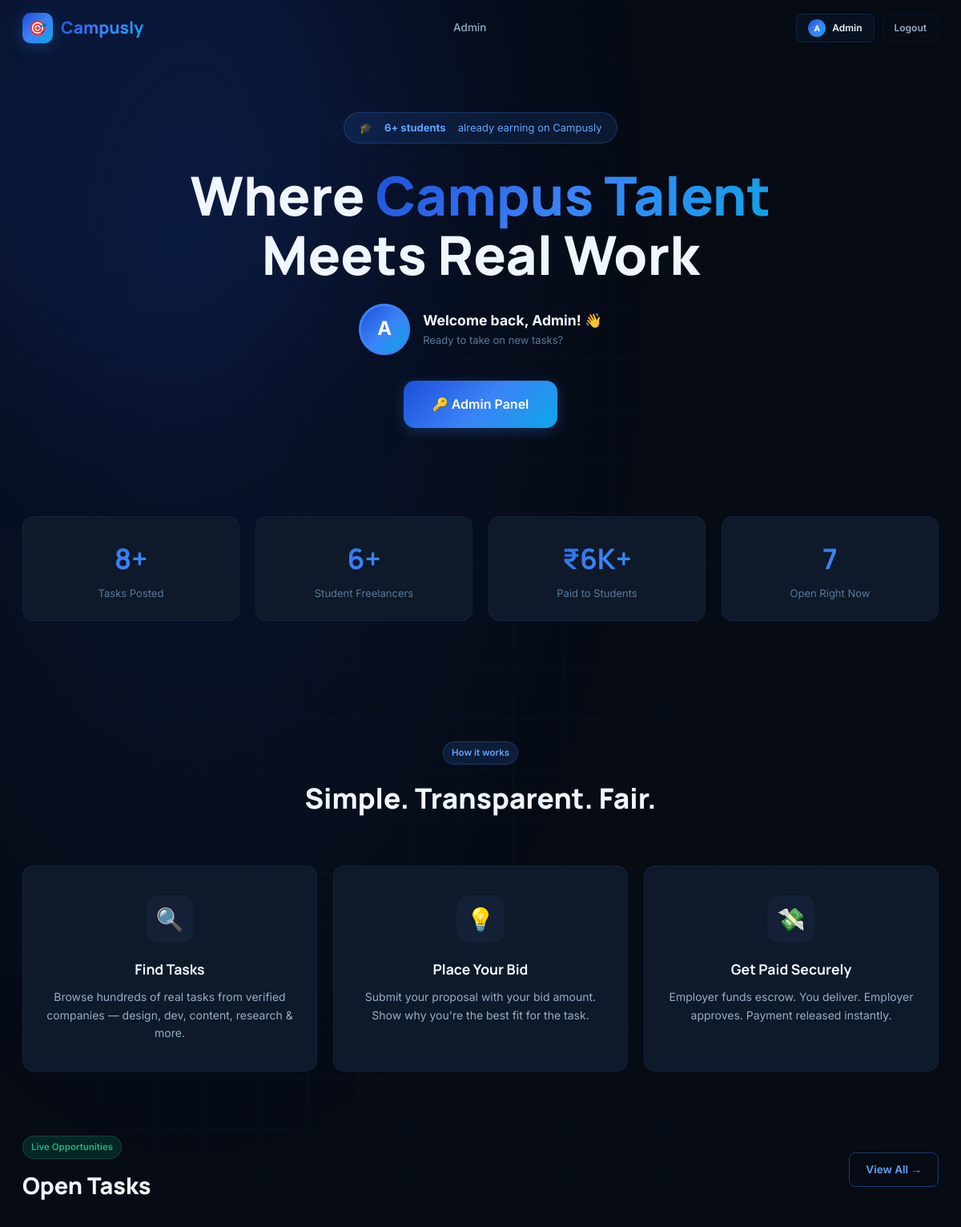
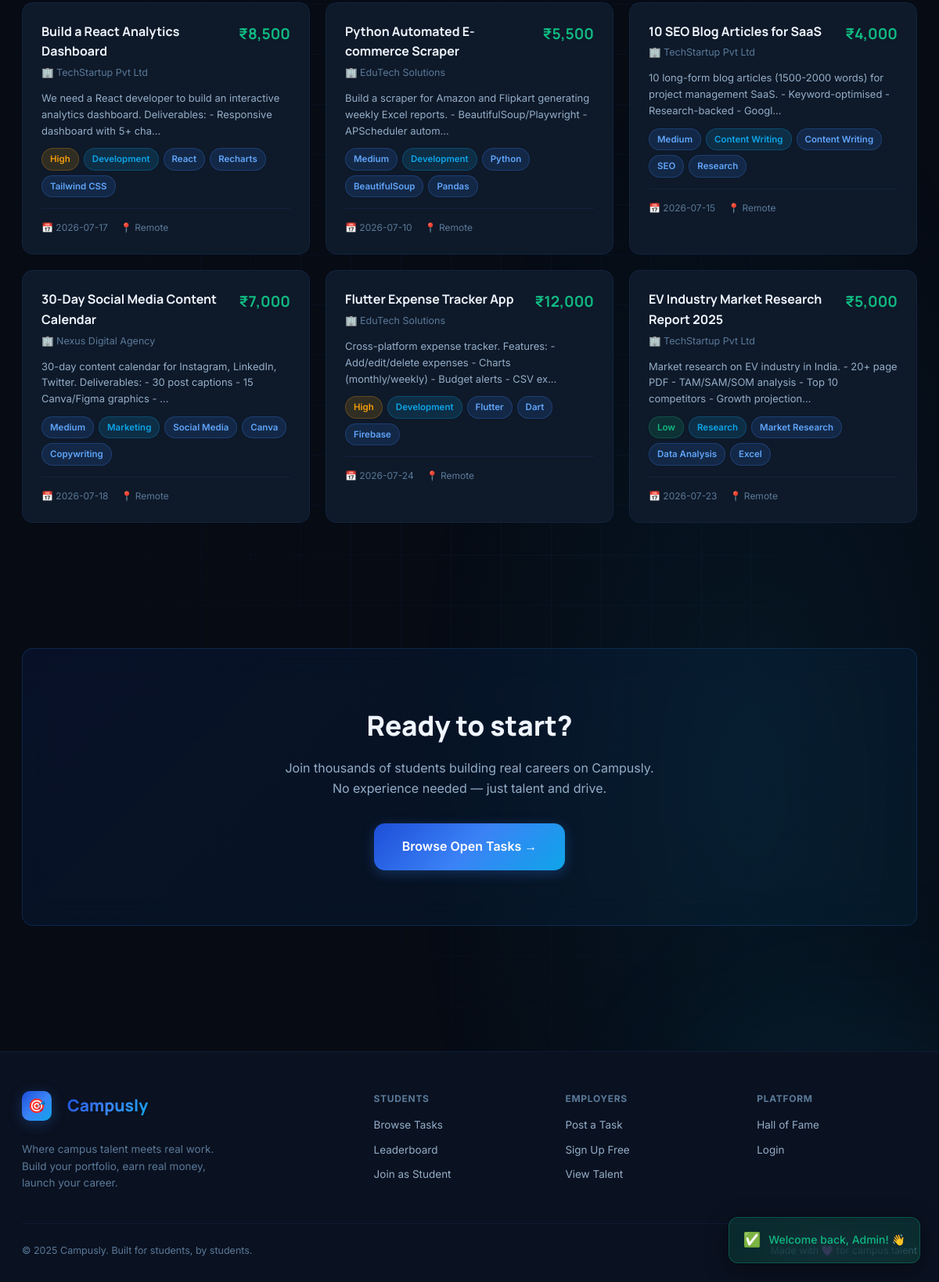
The page / (signed in) on the database its author committed (2 pictures, top to bottom).
### tables this page shows
CREATE TABLE tasks (
  id           INT AUTO_INCREMENT PRIMARY KEY,
  employer_id  INT           NOT NULL,
  title        VARCHAR(255)  NOT NULL,
  description  TEXT,
  category     VARCHAR(100),
  price        DECIMAL(10,2) DEFAULT 0.00,
  location     VARCHAR(100)  DEFAULT 'Remote',
  skills       VARCHAR(800),
  deadline     DATE,
  duration     VARCHAR(80),
  urgency      ENUM('urgent','high','medium','low') DEFAULT 'medium',
  status       ENUM('open','assigned','completed','cancelled') DEFAULT 'open',
  created_at   TIMESTAMP     DEFAULT CURRENT_TIMESTAMP,
  INDEX idx_status   (status),
  INDEX idx_category (category),
  INDEX idx_employer (employer_id)
);

CREATE TABLE users (
  id                      INT AUTO_INCREMENT PRIMARY KEY,
  name                    VARCHAR(100)  NOT NULL,
  email                   VARCHAR(150)  NOT NULL UNIQUE,
  password                VARCHAR(255)  NOT NULL,
  role                    ENUM('candidate','employer','admin') DEFAULT 'candidate',
  university              VARCHAR(250),
  company_name            VARCHAR(150),
  bio                     TEXT,
  location                VARCHAR(100),
  skills                  VARCHAR(800),
  github                  VARCHAR(300),
  linkedin                VARCHAR(300),
  portfolio               VARCHAR(300),
  avatar                  VARCHAR(300)  DEFAULT NULL,
  is_banned               TINYINT(1)    DEFAULT 0,
  created_at              TIMESTAMP     DEFAULT CURRENT_TIMESTAMP
);

### index.php (the view, shortened to what this page needs)
<?php
include 'db.php';
$total_tasks    = mysqli_fetch_assoc(mysqli_query($conn,"SELECT COUNT(*) as c FROM tasks"))['c'];
$total_students = mysqli_fetch_assoc(mysqli_query($conn,"SELECT COUNT(*) as c FROM users WHERE role='candidate'"))['c'];
$total_paid     = mysqli_fetch_assoc(mysqli_query($conn,"SELECT COALESCE(SUM(amount),0) as c FROM payments WHERE status='released'"))['c'];
$open_tasks     = mysqli_fetch_assoc(mysqli_query($conn,"SELECT COUNT(*) as c FROM tasks WHERE status='open'"))['c'];
$logged_in = isset($_SESSION['user_id']);
if($logged_in){
  $recent_tasks = mysqli_query($conn,"
    SELECT t.*, u.name as employer_name
    FROM tasks t
    JOIN users u ON t.employer_id=u.id
    WHERE t.status='open'
    ORDER BY t.created_at DESC LIMIT 6");
}
include 'includes/head.php';
include 'includes/navbar.php';
?>
<div class="wrap">
  <section style="padding:140px 0 80px;text-align:center">
    <div class="ctr">
      <div style="display:inline-flex;align-items:center;gap:8px;padding:8px 18px;border-radius:40px;background:rgba(59,130,246,0.12);border:1px solid rgba(59,130,246,0.25);margin-bottom:28px;font-size:13px;color:var(--blue2)">
        🎓 &nbsp;<strong><?= number_format($total_students) ?>+ students</strong>&nbsp; already earning on Campusly
      </div>
      <h1 style="font-family:var(--fh);font-size:clamp(2.5rem,6vw,4.2rem);font-weight:800;line-height:1.1;margin-bottom:24px;max-width:780px;margin-left:auto;margin-right:auto">
        Where <span style="background:var(--grad-brand);-webkit-background-clip:text;-webkit-text-fill-color:transparent">Campus Talent</span><br>Meets Real Work
      </h1>
      <?php if($logged_in): ?>
      <div style="display:flex;align-items:center;justify-content:center;gap:16px;margin-bottom:32px">
        <?php if($nav_avatar): ?>
          <img src="<?= htmlspecialchars($nav_avatar) ?>" alt="Profile"
            style="width:64px;height:64px;border-radius:50%;object-fit:cover;border:3px solid var(--blue);box-shadow:0 0 20px var(--blue-glow)">
        <?php else: ?>
          <div class="avatar avatar-lg" style="border:3px solid var(--blue)"><?= strtoupper(substr($_SESSION['user_name'],0,1)) ?></div>
        <?php endif; ?>
        <div style="text-align:left">
          <div style="font-size:1.1rem;font-weight:700">Welcome back, <?= htmlspecialchars(explode(' ',$_SESSION['user_name'])[0]) ?>! 👋</div>
          <div style="color:var(--t3);font-size:13px">Ready to take on new tasks?</div>
        </div>
      </div>
      <div style="display:flex;gap:14px;justify-content:center;flex-wrap:wrap">
        <?php if($_SESSION['user_role']==='candidate'): ?>
          <a href="candidate_dashboard.php" class="btn btn-brand btn-xl">🚀 My Dashboard</a>
          <a href="browse_tasks.php" class="btn btn-glass btn-lg">Browse Tasks →</a>
        <?php elseif($_SESSION['user_role']==='employer'): ?>
          <a href="employer_dashboard.php" class="btn btn-brand btn-xl">📋 My Dashboard</a>
          <a href="post_task.php" class="btn btn-glass btn-lg">Post a Task →</a>
        <?php else: ?>
          <a href="admin_dashboard.php" class="btn btn-brand btn-xl">🔑 Admin Panel</a>
        <?php endif; ?>
      </div>
      <?php endif; ?>
    </div>
  </section>
  <section style="padding:30px 0 70px">
    <div class="ctr">
      <div class="grid-4">
        <div class="stat-box">
          <div class="stat-num"><?= number_format($total_tasks) ?>+</div>
          <div class="stat-label">Tasks Posted</div>
        </div>
        <div class="stat-box">
          <div class="stat-num"><?= number_format($total_students) ?>+</div>
          <div class="stat-label">Student Freelancers</div>
        </div>
        <div class="stat-box">
          <div class="stat-num">₹<?= number_format($total_paid/1000,0) ?>K+</div>
          <div class="stat-label">Paid to Students</div>
        </div>
        <div class="stat-box">
          <div class="stat-num"><?= number_format($open_tasks) ?></div>
          <div class="stat-label">Open Right Now</div>
        </div>
      </div>
    </div>
  </section>
  <section class="section">
    <div class="ctr">
      <div style="text-align:center;margin-bottom:56px">
        <div class="tag tag-v" style="margin-bottom:14px">How it works</div>
        <h2 style="font-family:var(--fh);font-size:2.2rem;font-weight:800">Simple. Transparent. Fair.</h2>
      </div>
      <div class="grid-3">
        <?php $steps=[
          ['🔍','Find Tasks','Browse hundreds of real tasks from verified companies — design, dev, content, research & more.'],
          ['💡','Place Your Bid','Submit your proposal with your bid amount. Show why you\'re the best fit for the task.'],
          ['💸','Get Paid Securely','Employer funds escrow. You deliver. Employer approves. Payment released instantly.'],
        ];
        foreach($steps as $i=>$s): ?>
        <div class="card" style="text-align:center;padding:36px 28px">
          <div style="width:60px;height:60px;border-radius:16px;background:var(--ink4);font-size:28px;display:flex;align-items:center;justify-content:center;margin:0 auto 18px">
            <?= $s[0] ?>
          </div>
          <div style="font-family:var(--fh);font-size:1.1rem;font-weight:700;margin-bottom:10px"><?= $s[1] ?></div>
          <p style="color:var(--t2);font-size:14px"><?= $s[2] ?></p>
        </div>
        <?php endforeach; ?>
      </div>
    </div>
  </section>
  <?php if($logged_in && isset($recent_tasks)): ?>
  <section class="section" style="padding-top:0">
    <div class="ctr">
      <div style="display:flex;align-items:center;justify-content:space-between;margin-bottom:32px">
        <div>
          <div class="tag tag-g" style="margin-bottom:10px">Live Opportunities</div>
          <h2 style="font-family:var(--fh);font-size:1.8rem;font-weight:800">Open Tasks</h2>
        </div>
        <a href="browse_tasks.php" class="btn btn-outline">View All →</a>
      </div>
      <div class="grid-3">
        <?php while($t=mysqli_fetch_assoc($recent_tasks)):
          $skills = $t['skills'] ? explode(',',htmlspecialchars($t['skills'])) : [];
          $urgency_cls = ['urgent'=>'tag-r','high'=>'tag-a','medium'=>'tag-v','low'=>'tag-g'][$t['urgency']??'medium'] ?? 'tag-v';
        ?>
        <a href="task_view.php?id=<?= $t['id'] ?>" class="job-card" style="display:block">
          <div class="job-card-header">
            <div>
              <div class="job-title"><?= htmlspecialchars($t['title']) ?></div>
              <div class="job-company">🏢 <?= htmlspecialchars($t['employer_name']) ?></div>
            </div>
            <div class="job-budget">₹<?= number_format($t['price']) ?></div>
          </div>
          <p style="color:var(--t2);font-size:13px;line-height:1.6;margin-bottom:10px"><?= htmlspecialchars(substr($t['description'],0,120)) ?>...</p>
          <div class="job-tags">
            <span class="tag <?= $urgency_cls ?>"><?= ucfirst($t['urgency']??'medium') ?></span>
            <span class="tag tag-c"><?= htmlspecialchars($t['category']) ?></span>
            <?php foreach(array_slice($skills,0,3) as $sk): ?><span class="tag tag-v"><?= trim($sk) ?></span><?php endforeach; ?>
          </div>
          <div class="job-meta">
            <span>📅 <?= $t['deadline'] ?? 'Flexible' ?></span>
            <span>📍 <?= htmlspecialchars($t['location']) ?></span>
          </div>
        </a>
        <?php endwhile; ?>
      </div>
    </div>
  </section>
  <?php endif; ?>
  <section class="section">
    <div class="ctr">
      <div class="glass" style="text-align:center;padding:70px 40px;background:linear-gradient(135deg,rgba(29,78,216,0.1),rgba(14,165,233,0.06))">
        <h2 style="font-family:var(--fh);font-size:2.2rem;font-weight:800;margin-bottom:14px">Ready to start?</h2>
        <p style="color:var(--t2);max-width:480px;margin:0 auto 32px">Join thousands of students building real careers on Campusly. No experience needed — just talent and drive.</p>
        <div style="display:flex;gap:14px;justify-content:center;flex-wrap:wrap">
          <?php if(!$logged_in): ?>
          <a href="register.php?role=candidate" class="btn btn-brand btn-xl">Join as Student</a>
          <a href="register.php?role=employer"  class="btn btn-glass btn-lg">Hire Students</a>
          <?php else: ?>
          <a href="browse_tasks.php" class="btn btn-brand btn-xl">Browse Open Tasks →</a>
          <?php endif; ?>
        </div>
      </div>
    </div>
  </section>
</div>
<?php include 'includes/footer.php'; ?>

### style.css (style rules this page uses)
:root { --ink:#060b14; --ink2:#0a1120; --ink3:#0e1929; --ink4:#132035; --surface:rgba(59,130,246,0.05); --surface2:rgba(59,130,246,0.1); --border:rgba(59,130,246,0.1); --border2:rgba(59,130,246,0.18); --blue:#3b82f6; --blue2:#60a5fa; --blue-dark:#1d4ed8; --blue-glow:rgba(59,130,246,0.28); --indigo:#6366f1; --indigo2:#818cf8; --indigo-glow:rgba(99,102,241,0.25); --sky:#0ea5e9; --sky-glow:rgba(14,165,233,0.2); --violet:#3b82f6; --violet2:#60a5fa; --violet-glow:rgba(59,130,246,0.28); --rose:#f43f7a; --rose-glow:rgba(244,63,122,0.2); --amber:#f59e0b; --amber-glow:rgba(245,158,11,0.2); --cyan:#0ea5e9; --cyan-glow:rgba(14,165,233,0.18); --emerald:#10b981; --emerald-glow:rgba(16,185,129,0.2); --grad-brand:linear-gradient(135deg,#1d4ed8 0%,#3b82f6 50%,#0ea5e9 100%); --grad-cool:linear-gradient(135deg,#1d4ed8,#0ea5e9); --grad-warm:linear-gradient(135deg,#3b82f6,#6366f1); --t1:#f0f6ff; --t2:#94aec8; --t3:#5a7a99; --t4:#2e4a66; --r:14px; --rs:8px; --rl:20px; --tr:all 0.22s cubic-bezier(.4,0,.2,1); --fh:'Manrope',sans-serif; --fb:'Inter',sans-serif; }
* { box-sizing:border-box;margin:0;padding:0 }
html { scroll-behavior:smooth }
body { font-family:var(--fb);background:var(--ink);color:var(--t1);min-height:100vh;overflow-x:hidden;line-height:1.6 }
a { text-decoration:none;color:inherit }
.wrap { position:relative;z-index:1 }
.ctr { max-width:1240px;margin:0 auto;padding:0 28px }
.section { padding:80px 0 }
.glass { background:rgba(255,255,255,0.03);backdrop-filter:blur(20px);border:1px solid var(--border2);border-radius:var(--r) }
.card { background:var(--ink3);border:1px solid var(--border);border-radius:var(--r);padding:24px;transition:var(--tr);position:relative;overflow:hidden }
.btn { display:inline-flex;align-items:center;justify-content:center;gap:8px;padding:10px 20px;border-radius:var(--rs);font-family:var(--fb);font-size:13.5px;font-weight:600;cursor:pointer;transition:var(--tr);border:none;white-space:nowrap }
.btn-brand { background:var(--grad-brand);color:#fff;box-shadow:0 4px 16px var(--blue-glow) }
.btn-outline { background:transparent;color:var(--blue2);border:1px solid rgba(59,130,246,0.4) }
.btn-xl { padding:17px 36px;font-size:16px;border-radius:14px }
.tag { display:inline-flex;align-items:center;gap:4px;padding:4px 10px;border-radius:20px;font-size:11.5px;font-weight:600 }
.tag-v { background:rgba(59,130,246,0.15);color:var(--blue2);border:1px solid rgba(59,130,246,0.25) }
.tag-a { background:rgba(245,158,11,0.15);color:var(--amber);border:1px solid rgba(245,158,11,0.25) }
.tag-g { background:rgba(16,185,129,0.15);color:var(--emerald);border:1px solid rgba(16,185,129,0.25) }
.tag-c { background:rgba(14,165,233,0.15);color:var(--sky);border:1px solid rgba(14,165,233,0.25) }
.stat-box { background:var(--ink3);border:1px solid var(--border);border-radius:var(--r);padding:24px;text-align:center }
.stat-num { font-family:var(--fh);font-size:2.2rem;font-weight:700;background:var(--grad-brand);-webkit-background-clip:text;-webkit-text-fill-color:transparent }
.stat-label { color:var(--t3);font-size:13px;margin-top:4px }
.avatar { width:40px;height:40px;border-radius:50%;background:var(--grad-brand);display:flex;align-items:center;justify-content:center;font-weight:700;font-size:15px;color:#fff;flex-shrink:0 }
.avatar-lg { width:64px;height:64px;font-size:24px }
.grid-3 { display:grid;grid-template-columns:repeat(3,1fr);gap:20px }
.grid-4 { display:grid;grid-template-columns:repeat(4,1fr);gap:20px }
.job-card { background:var(--ink3);border:1px solid var(--border);border-radius:var(--r);padding:24px;transition:var(--tr);cursor:pointer }
.job-card-header { display:flex;justify-content:space-between;align-items:flex-start;gap:16px;margin-bottom:12px }
.job-title { font-family:var(--fh);font-size:1rem;font-weight:700;color:var(--t1);margin-bottom:4px }
.job-company { color:var(--t3);font-size:12.5px }
.job-budget { font-family:var(--fh);font-size:1.2rem;font-weight:700;color:var(--emerald);white-space:nowrap }
.job-tags { display:flex;flex-wrap:wrap;gap:6px;margin-top:12px }
.job-meta { display:flex;align-items:center;gap:16px;margin-top:14px;padding-top:14px;border-top:1px solid var(--border);font-size:12px;color:var(--t3) }

### rows shown on the page
tasks: title "Build a React Analytics Dashboard", users.name "TechStartup Pvt Ltd", price "8,500", description "We need a React developer to build an interactive analytics dashboard. Deliverables: - Responsive dashboard with 5+ cha", urgency "High", category "Development", skills "React", skills "Recharts", skills "Tailwind CSS", deadline "2026-07-17", location "Remote"
tasks: title "Python Automated E-commerce Scraper", users.name "EduTech Solutions", price "5,500", description "Build a scraper for Amazon and Flipkart generating weekly Excel reports. - BeautifulSoup/Playwright - APScheduler autom", urgency "Medium", category "Development", skills "Python", skills "BeautifulSoup", skills "Pandas", deadline "2026-07-10", location "Remote"
tasks: title "10 SEO Blog Articles for SaaS", users.name "TechStartup Pvt Ltd", price "4,000", description "10 long-form blog articles (1500-2000 words) for project management SaaS. - Keyword-optimised - Research-backed - Googl", urgency "Medium", category "Content Writing", skills "Content Writing", skills "SEO", skills "Research", deadline "2026-07-15", location "Remote"
tasks: title "30-Day Social Media Content Calendar", users.name "Nexus Digital Agency", price "7,000", description "30-day content calendar for Instagram, LinkedIn, Twitter. Deliverables: - 30 post captions - 15 Canva/Figma graphics -", urgency "Medium", category "Marketing", skills "Social Media", skills "Canva", skills "Copywriting", deadline "2026-07-18", location "Remote"
tasks: title "Flutter Expense Tracker App", users.name "EduTech Solutions", price "12,000", description "Cross-platform expense tracker. Features: - Add/edit/delete expenses - Charts (monthly/weekly) - Budget alerts - CSV ex", urgency "High", category "Development", skills "Flutter", skills "Dart", skills "Firebase", deadline "2026-07-24", location "Remote"
tasks: title "EV Industry Market Research Report 2025", users.name "TechStartup Pvt Ltd", price "5,000", description "Market research on EV industry in India. - 20+ page PDF - TAM/SAM/SOM analysis - Top 10 competitors - Growth projection", urgency "Low", category "Research", skills "Market Research", skills "Data Analysis", skills "Excel", deadline "2026-07-23", location "Remote"

### other values the page prints
substr($user_name,0,1) "A"
explode(' ',$user_name)[0] "Admin"
$total_students "6"
substr($_SESSION['user_name'],0,1) "A"
explode(' ',$_SESSION['user_name'])[0] "Admin"
$total_tasks "8"
$total_paid/1000 "6"
$open_tasks "7"
$s[0] "🔍"
$s[1] "Find Tasks"
$s[2] "Browse hundreds of real tasks from verified companies — design, dev, content, research & more."
$s[0] "💡"
$s[1] "Place Your Bid"
$s[2] "Submit your proposal with your bid amount. Show why you're the best fit for the task."
$s[0] "💸"
